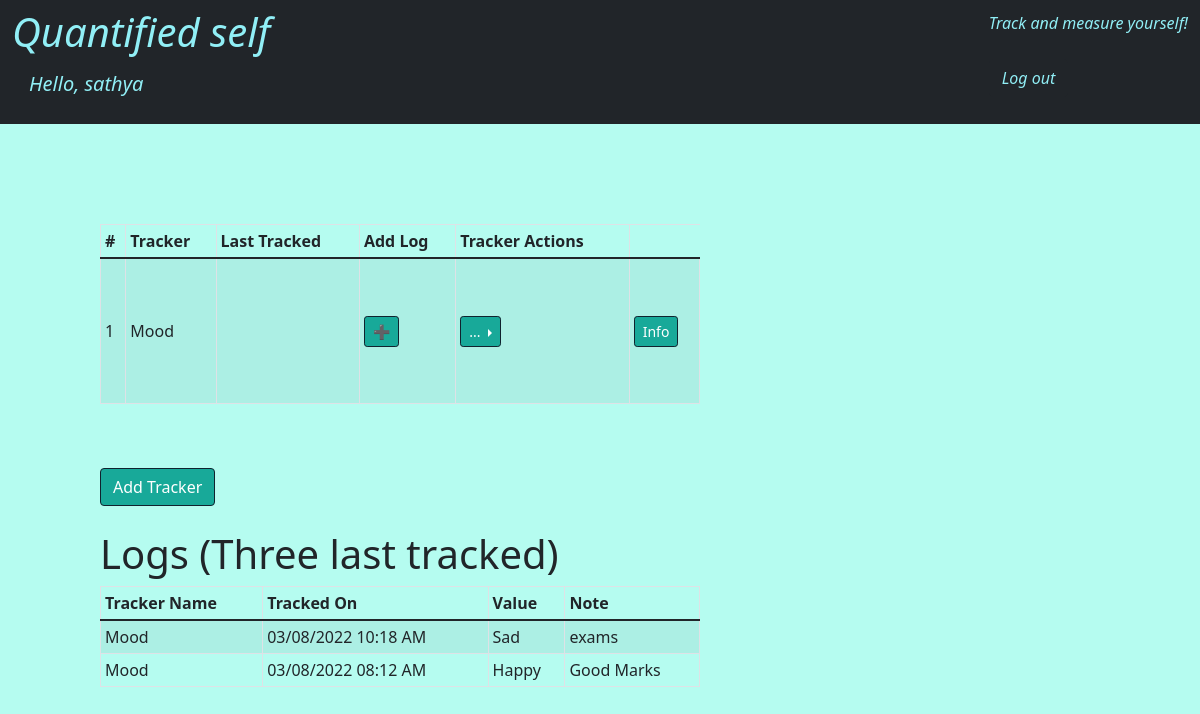
Page /user/sathya/home (signed in) on the committed database.
### models.py (models this page shows)
class Trackers(db.Model):
    __tablename__ = "Trackers"
    trid = db.Column(db.Integer, autoincrement=True, primary_key=True)
    trname = db.Column(db.String, nullable=False, unique=True)
    trtype = db.Column(db.String, nullable=False)
    trdesc = db.Column(db.String)

class Logs(db.Model):
    __tablename__ = "Logs"
    lid = db.Column(db.Integer, autoincrement=True, primary_key=True)
    value = db.Column(db.String, nullable=False)
    note = db.Column(db.String)
    timestamp = db.Column(db.String, nullable=False)
    uid = db.Column(db.Integer, db.ForeignKey("Users.uid"), primary_key=True,nullable=False)
    trid = db.Column(db.Integer, db.ForeignKey("Trackers.trid"), primary_key=True, nullable=False)

### application/user.py (the view)
@app.route("/user/<uname>/home")
@login_required
def user_home(uname):
    uid = current_user.uid
    enrolls = Enrollments.query.filter_by(uid=uid).all()
    trackers = []
    logs = {}
    for e in enrolls:
        log = Logs.query.filter_by(uid=uid, trid=e.trid).order_by(Logs.lid.desc()).first()
        tracker = Trackers.query.filter_by(trid=e.trid).one()
        trackers.append(tracker)
        if log:
            logs[e.trid] = log.timestamp,log.value
        else:
            logs[e.trid] = None
    condition = False
    if trackers:
        condition = True
    f=0
    tracker = Trackers()
    loge = Logs.query.filter_by(uid=uid).order_by(Logs.lid.desc()).all()
    condition2 = False
    if loge:
        i = 0
        log = []
        while i < 3 and i < len(loge):
            log.append(loge[i])
            i += 1
        condition2 = True
        f=1
    if(f==0):
       return render_template("userhome.html", uname=uname, trackers=trackers, condition2=condition2, condition=condition, logs=logs)
    else:
       return render_template("userhome.html", uname=uname, trackers=trackers, condition2=condition2, condition=condition, logs=logs, tracker=tracker, log=log )

### application/user.py (called while the page is built)
@login.user_loader
def load_user(uid):
    return Users.query.filter_by(uid=uid).first()

### templates/userhome.html (shortened to what this page needs)
<!DOCTYPE html>
<html lang="en">
  <head>
    <link href="https://cdn.jsdelivr.net/npm/bootstrap@5.1.3/dist/css/bootstrap.min.css" rel="stylesheet">
  </head>
<body >
    <nav class="navbar navbar-dark bg-dark">
        <div class="container-fluid">
           <h1 class="italic" style="color:#91eff6;">Quantified self <br><a class="btn btn-lg" style="color:#91eff6;" href="/user/{{uname}}/home">Hello, {{uname}}</a></h1>
           <br>
           <p class="italic" style="color:#91eff6;">Track and measure yourself!<br><br><a href="/user/logout" class="btn btn-dark" style="color:#91eff6">Log out</a></p>
        </div>
     </nav>
  <div id="main" class="col-md-8">
    <div class="row-g3" style="padding-top: 100px; padding-right: 100px;padding-bottom: 100px; padding-left: 100px;">
      {% if condition == True %}
      <table class="table table-sm table-bordered table-striped align-middle" style="min-height: 180px;">
        <thead>
          <tr style="border-bottom: 1px solid black;" >
            <th scope="col">#</th>
            <th>Tracker</th>
            <th>Last Tracked</th>
            <th>Add Log</th>
            <th>Tracker Actions</th>
          </tr>
        </thead>
        <tbody>
          {%for tckr in trackers%}
          <tr>
            <td scope="row">{{loop.index}}</td>
            <td>{{tckr.trname}}</td>
            <td>{{lasttime}}</td>
            <td>
              <a class="btn btn-primary btn-sm" style="border: 0.5px solid #10222E;background-color: #18A999; color: white;" href="/user/{{uname}}/{{tckr.trid}}/addlogs">➕</a>
            </td>
            <td>
              <div class="btn-group dropend">
                <button type="button" class="btn btn-primary btn-sm dropdown-toggle" data-bs-toggle="dropdown" style="border: 0.5px solid #10222E; background-color: #18A999; color: white;">
                  ...
                </button>
              </div>
            </td>
            <td>
              <a class="btn btn-primary btn-sm" style="border: 0.5px solid #10222E; background-color: #18A999; color: white;" href="/user/{{uname}}/{{tckr.trid}}/tracker_info">Info</a>
            </td>
          </tr>
          {%endfor%}
          </tbody>
      </table>
      {% else %}
       No Trackers Added
      {% endif %}
      <br>
      <br>
      <a href="/user/{{uname}}/trackers/add" class="btn btn-primary" style="border: 0.5px solid #10222E; background-color: #18A999; color: white;">Add Tracker</a>
      <br>
      <br>
      <div class="col-md justify-content-center" id="my-col">
        <h1>Logs (Three last tracked)</h5>
        {% if condition2 %}
        <div class="table-responsive">
          <table class="table table-sm table-bordered table-striped">
            <thead>
              <tr>
                <th scope="col">Tracker Name</th>
                <th scope="col">Tracked On</th>
                <th scope="col">Value</th>
                <th scope="col">Note</th>
              </tr>
            </thead>
            <tbody>
              {% for l in log %}
              <tr>
                <td>{{tracker.query.filter_by(trid=l.trid).first().trname}}</td>
                <td>{{l.timestamp}}</td>
                <td>{{l.value}}</td>
                <td>{{l.note}}</td>
              </tr>
              {% endfor %}
            </tbody>
          </table>
        </div>
        {% else %}
        No tracking yet
        {% endif %}
      </div>
    </div>
  </div>
</body>
</html>

### templates/userhome.html (style rules this page uses)
body { background-color:rgba(52, 247, 214, 0.359) }
h1.italic { font-style:italic }
p.italic { font-style:italic }
table { width:100% }

### rows in the picture
Trackers: trname "Mood"
Logs: query.filter_by "Mood", timestamp "03/08/2022 10:18 AM", value "Sad", note "exams"
Logs: query.filter_by "Mood", timestamp "03/08/2022 08:12 AM", value "Happy", note "Good Marks"

### other values in the picture
{{ uname }} "sathya"
